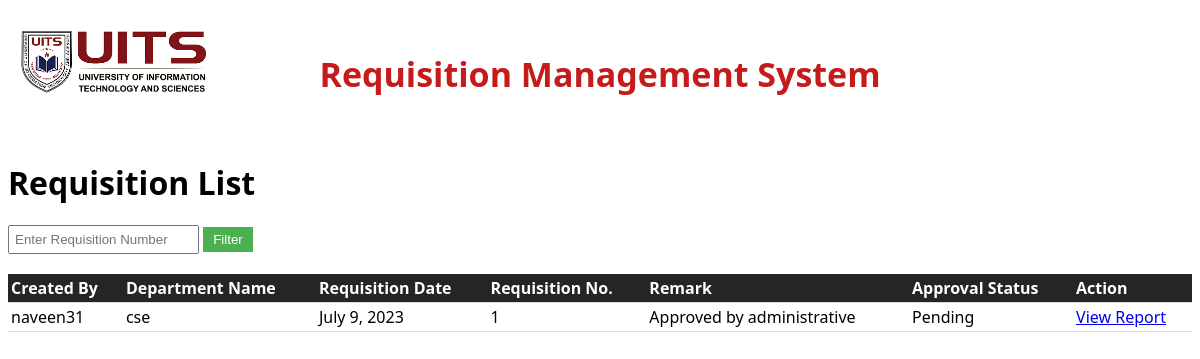
Page /homepage/requisition/list/naveen31/ on the committed database.
### apps/models.py (models this page shows, shortened)
class Requisition(models.Model):
    user_name = models.CharField(max_length=100)
    department_name = models.CharField(max_length=100)
    requisition_date = models.DateField(default=datetime.today())
    requisition_no = models.AutoField(primary_key=True)
    remark = models.TextField(blank=True)
    role_choices=(
        ('Department Head','Department Head'),
        ('Store Executive','Store Executive'),
         ('Administration','Administration'),
    )
    approval_role = models.CharField(max_length=100, choices=role_choices, default='Department Head')
    APPROVAL_CHOICES = (
        ('PENDING', 'Pending'),
        ('APPROVED', 'Approved'),
        ('REJECTED', 'Rejected'),
    )
    approval_status = models.CharField(max_length=10, choices=APPROVAL_CHOICES, default='PENDING')

### apps/views.py (the view)
# urls.py: path('homepage/requisition/list/<str:username>/', views.requisition_list, name='requisition_list'),
def requisition_list(request,username):
    requisition_number = request.GET.get('requisition_number')
    if requisition_number:
        requisitions = Requisition.objects.filter(requisition_no=requisition_number,user_name=username)
    else:
        requisitions = Requisition.objects.filter(user_name=username)
    return render(request, 'requisition_list.html', {'requisitions': requisitions})

### apps/templates/requisition_list.html (shortened to what this page needs)
<!DOCTYPE html>
<html>
<head>
</head>
<body>
    <div class="banner">
        <h1>Requisition Management System</h1>
        <div class="logo">
            <img src="/static/images/logo.png" alt="Logo">
        </div>
    </div>
    <h1>Requisition List</h1>
    <div class="filter-form">
        <form method="GET">
            <input type="text" name="requisition_number" placeholder="Enter Requisition Number">
            <button type="submit">Filter</button>
        </form>
    </div>
    {% if requisitions %}
        <table>
            <thead>
                <tr>
                    <th>Created By</th>
                    <th>Department Name</th>
                    <th>Requisition Date</th>
                    <th>Requisition No.</th>
                    <th>Remark</th>
                    <th>Approval Status</th>
                    <th>Action</th>
                </tr>
            </thead>
            <tbody>
                {% for requisition in requisitions %}
                    <tr>
                        <td>{{ requisition.user_name }}</td>
                        <td>{{ requisition.department_name }}</td>
                        <td>{{ requisition.requisition_date }}</td>
                        <td>{{ requisition.requisition_no }}</td>
                        <td>{{ requisition.remark }}</td>
                        <td>{{ requisition.get_approval_status_display }}</td>
                        <td><a href="{% url 'report' requisition.requisition_no %}" target="_blank">View Report</a></td>
                    </tr>
                {% endfor %}
            </tbody>
        </table>
    {% else %}
        <p class="empty-message">No requisitions found.</p>
    {% endif %}
</body>
</html>

### apps/templates/requisition_list.html (style rules this page uses)
body { font-family: 'Segoe UI', Tahoma, Geneva, Verdana, sans-serif; }
table { border-collapse: collapse; width: 100%; }
th, td { padding: 3px; text-align: left; border-bottom: 1px solid #ddd; }
th { background-color: #252525; color: white; }
.banner { background-color: white; padding: 20px; text-align: center; }
.banner h1 { color: #c51b1b; font-size: 34px; }
.banner .logo img { width: 190px; height: auto; margin-top: 20px; }
.logo { position: absolute; top: 10px; left: 20px; }
.filter-form { margin-bottom: 20px; }
.filter-form input[type="text"] { padding: 5px; }
.filter-form button { padding: 5px 10px; background-color: #4CAF50; color: #fff; border: none; cursor: pointer; }

### rows in the picture
Requisition: user_name "naveen31", department_name "cse", requisition_date "July 9, 2023", requisition_no "1", remark "Approved by administrative", approval_status "Pending"
